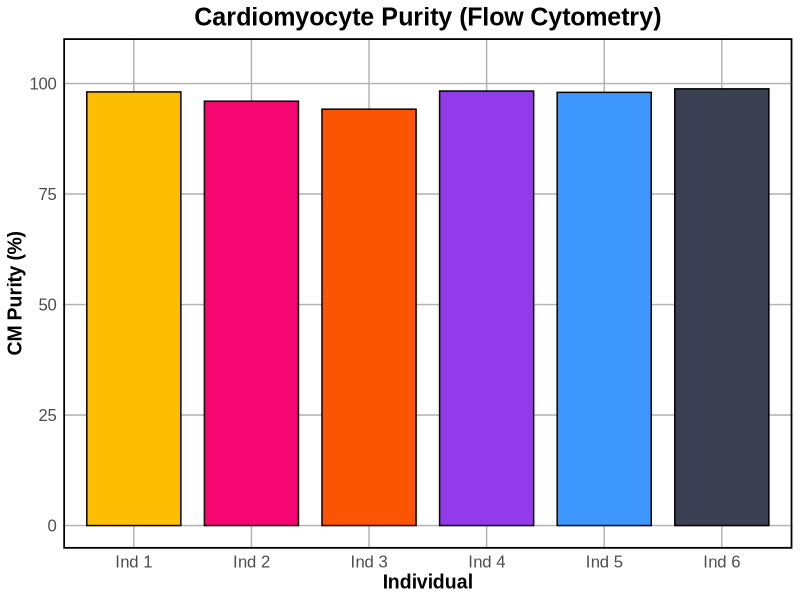

Write the R code that produced this figure.
## ---- chunk 1
# Load libraries
library(ggplot2)

# Updated data
purity_data <- data.frame(
  Individual = factor(c("Ind 1", "Ind 2", "Ind 3", "Ind 4", "Ind 5", "Ind 6"),
                      levels = c("Ind 1", "Ind 2", "Ind 3", "Ind 4", "Ind 5", "Ind 6")),
  Purity = c(98.1, 96.0, 94.2, 98.3, 98.0, 98.8)
)

# Colors matching your original figure
bar_colors <- c("#FDBE02", "#F50670", "#FB5403", "#933BEB", "#3E97FD", "#3A3F52")

# Plot
ggplot(purity_data, aes(x = Individual, y = Purity, fill = Individual)) +
  geom_bar(stat = "identity", width = 0.8, color = "black") +
  scale_fill_manual(values = bar_colors) +
  labs(title = "Cardiomyocyte Purity (Flow Cytometry)",
       x = "Individual", y = "CM Purity (%)") +
  theme_minimal(base_family = "Arial") +
  theme(
    plot.title = element_text(size = 18, face = "bold", hjust = 0.5),
    axis.title.x = element_text(size = 14, face = "bold"),
    axis.title.y = element_text(size = 14, face = "bold"),
    axis.text = element_text(size = 12),
    legend.position = "none",
    panel.grid.major = element_line(color = "gray70", size = 0.5),
    panel.grid.minor = element_blank(),
    panel.border = element_rect(color = "black", fill = NA, size = 1.2),
    axis.line = element_blank()
  ) +
  ylim(0, 105)
